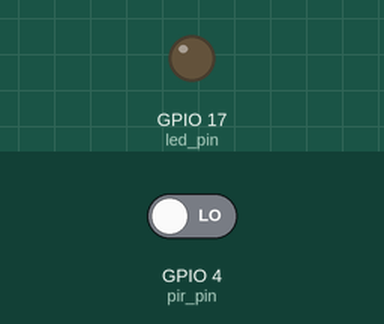
Recording of a program running on a simulated Raspberry Pi (BCM pin numbers). On the bench: output pins drawn as LEDs (lit = HIGH). Inputs (shaded band) come from the test bench; at power-on: GPIO 4 (pir_pin) LOW. What the program prints to the terminal is not drawn.

Above: at 6.2 s.
6.3 s: GPIO 4 (pir_pin) driven HIGH
At 7.3 s:
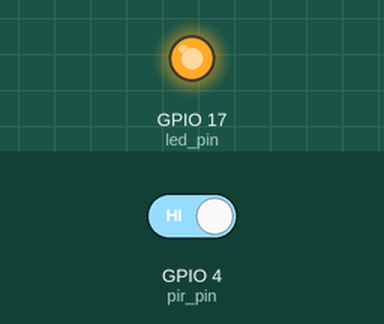
7.8 s: GPIO 4 (pir_pin) driven LOW
At 8.5 s:
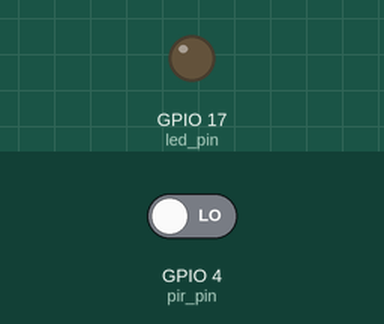
Timing chart, 0 to 10.8 s (numbered marks = the images above; inputs shaded):
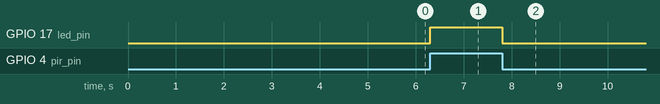

The program:

pir_led.py
```python
import RPi.GPIO as GPIO
import time

pir_pin = 4
led_pin = 17

GPIO.setmode(GPIO.BCM)
GPIO.setup(pir_pin,GPIO.IN)
GPIO.setup(led_pin,GPIO.OUT)

time.sleep(5)
print('pir ready...')

try:
    while True:
        val = GPIO.input(pir_pin)
        if val==1:
            print('움직임 감지')
            GPIO.output(led_pin,GPIO.HIGH)
        else:
            print('움직임 없음')
            GPIO.output(led_pin,GPIO.LOW)
        time.sleep(0.1)

finally:
    GPIO.cleanup()
    print('cleanup and exit')
```

Measured:
- after the input at 6.3 s, GPIO 17 (led_pin): LOW → HIGH at once
- after the input at 7.8 s, GPIO 17 (led_pin): HIGH → LOW at once
